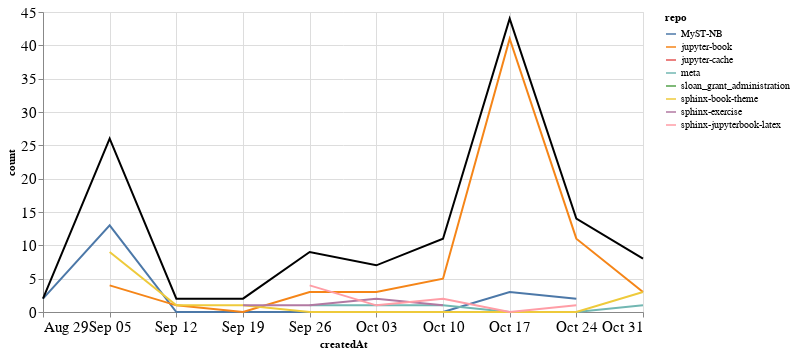

Notebook source saved alongside this figure:
### Markdown cell above
### Comments

### Code cell
comments_time = comments.groupby('repo').resample('W', on='createdAt').count()['author'].reset_index()
comments_time = comments_time.rename(columns={'author': 'count'})
comments_time_total = comments_time.groupby('createdAt').agg({"count": "sum"}).reset_index()
ch1 = alt.Chart(comments_time, width=600).mark_line().encode(
    x='createdAt',
    y='count',
    color='repo',
    tooltip="repo"
)

ch2 = alt.Chart(comments_time_total, width=600).mark_line(color="black").encode(
    x='createdAt',
    y='count',
)

ch1 + ch2

### Figure 1 — Vega-Lite specification as saved in the notebook (floating-point values rounded to 4 significant figures)
{"config": {"axisLeft": {"labelFontSize": 15}, "axisBottom": {"labelFontSize": 15}}, "layer": [{"data": {"name": "data-b4ee0328fac5b1585a1e1a580ff77725"}, "mark": "line", "encoding": {"color": {"type": "nominal", "field": "repo"}, "tooltip": {"type": "nominal", "field": "repo"}, "x": {"type": "temporal", "field": "createdAt"}, "y": {"type": "quantitative", "field": "count"}}, "width": 600}, {"data": {"name": "data-53022a2a2a3bf95b532f7c7a736b2c5d"}, "mark": {"type": "line", "color": "black"}, "encoding": {"x": {"type": "temporal", "field": "createdAt"}, "y": {"type": "quantitative", "field": "count"}}, "width": 600}], "$schema": "https://vega.github.io/schema/vega-lite/v4.8.1.json", "datasets": {"data-b4ee0328fac5b1585a1e1a580ff77725": [{"repo": "MyST-NB", "createdAt": "2021-08-29T00:00:00", "count": 2}, {"repo": "MyST-NB", "createdAt": "2021-09-05T00:00:00", "count": 13}, {"repo": "MyST-NB", "createdAt": "2021-09-12T00:00:00", "count": 0}, {"repo": "MyST-NB", "createdAt": "2021-09-19T00:00:00", "count": 0}, {"repo": "MyST-NB", "createdAt": "2021-09-26T00:00:00", "count": 0}, {"repo": "MyST-NB", "createdAt": "2021-10-03T00:00:00", "count": 0}, {"repo": "MyST-NB", "createdAt": "2021-10-10T00:00:00", "count": 0}, {"repo": "MyST-NB", "createdAt": "2021-10-17T00:00:00", "count": 3}, {"repo": "MyST-NB", "createdAt": "2021-10-24T00:00:00", "count": 2}, {"repo": "jupyter-book", "createdAt": "2021-09-05T00:00:00", "count": 4}, {"repo": "jupyter-book", "createdAt": "2021-09-12T00:00:00", "count": 1}, {"repo": "jupyter-book", "createdAt": "2021-09-19T00:00:00", "count": 0}, {"repo": "jupyter-book", "createdAt": "2021-09-26T00:00:00", "count": 3}, {"repo": "jupyter-book", "createdAt": "2021-10-03T00:00:00", "count": 3}, {"repo": "jupyter-book", "createdAt": "2021-10-10T00:00:00", "count": 5}, {"repo": "jupyter-book", "createdAt": "2021-10-17T00:00:00", "count": 41}, {"repo": "jupyter-book", "createdAt": "2021-10-24T00:00:00", "count": 11}, {"repo": "jupyter-book", "createdAt": "2021-10-31T00:00:00", "count": 3}, {"repo": "jupyter-cache", "createdAt": "2021-10-31T00:00:00", "count": 1}, {"repo": "meta", "createdAt": "2021-09-26T00:00:00", "count": 1}, {"repo": "meta", "createdAt": "2021-10-03T00:00:00", "count": 1}, {"repo": "meta", "createdAt": "2021-10-10T00:00:00", "count": 1}, {"repo": "meta", "createdAt": "2021-10-17T00:00:00", "count": 0}, {"repo": "meta", "createdAt": "2021-10-24T00:00:00", "count": 0}, {"repo": "meta", "createdAt": "2021-10-31T00:00:00", "count": 1}, {"repo": "sloan_grant_administration", "createdAt": "2021-10-10T00:00:00", "count": 2}, {"repo": "sphinx-book-theme", "createdAt": "2021-09-05T00:00:00", "count": 9}, {"repo": "sphinx-book-theme", "createdAt": "2021-09-12T00:00:00", "count": 1}, {"repo": "sphinx-book-theme", "createdAt": "2021-09-19T00:00:00", "count": 1}, {"repo": "sphinx-book-theme", "createdAt": "2021-09-26T00:00:00", "count": 0}, {"repo": "sphinx-book-theme", "createdAt": "2021-10-03T00:00:00", "count": 0}, {"repo": "sphinx-book-theme", "createdAt": "2021-10-10T00:00:00", "count": 0}, {"repo": "sphinx-book-theme", "createdAt": "2021-10-17T00:00:00", "count": 0}, {"repo": "sphinx-book-theme", "createdAt": "2021-10-24T00:00:00", "count": 0}, {"repo": "sphinx-book-theme", "createdAt": "2021-10-31T00:00:00", "count": 3}, {"repo": "sphinx-exercise", "createdAt": "2021-09-19T00:00:00", "count": 1}, {"repo": "sphinx-exercise", "createdAt": "2021-09-26T00:00:00", "count": 1}, {"repo": "sphinx-exercise", "createdAt": "2021-10-03T00:00:00", "count": 2}, {"repo": "sphinx-exercise", "createdAt": "2021-10-10T00:00:00", "count": 1}, {"repo": "sphinx-jupyterbook-latex", "createdAt": "2021-09-26T00:00:00", "count": 4}, {"repo": "sphinx-jupyterbook-latex", "createdAt": "2021-10-03T00:00:00", "count": 1}, {"repo": "sphinx-jupyterbook-latex", "createdAt": "2021-10-10T00:00:00", "count": 2}, {"repo": "sphinx-jupyterbook-latex", "createdAt": "2021-10-17T00:00:00", "count": 0}, {"repo": "sphinx-jupyterbook-latex", "createdAt": "2021-10-24T00:00:00", "count": 1}], "data-53022a2a2a3bf95b532f7c7a736b2c5d": [{"createdAt": "2021-08-29T00:00:00", "count": 2}, {"createdAt": "2021-09-05T00:00:00", "count": 26}, {"createdAt": "2021-09-12T00:00:00", "count": 2}, {"createdAt": "2021-09-19T00:00:00", "count": 2}, {"createdAt": "2021-09-26T00:00:00", "count": 9}, {"createdAt": "2021-10-03T00:00:00", "count": 7}, {"createdAt": "2021-10-10T00:00:00", "count": 11}, {"createdAt": "2021-10-17T00:00:00", "count": 44}, {"createdAt": "2021-10-24T00:00:00", "count": 14}, {"createdAt": "2021-10-31T00:00:00", "count": 8}]}}
